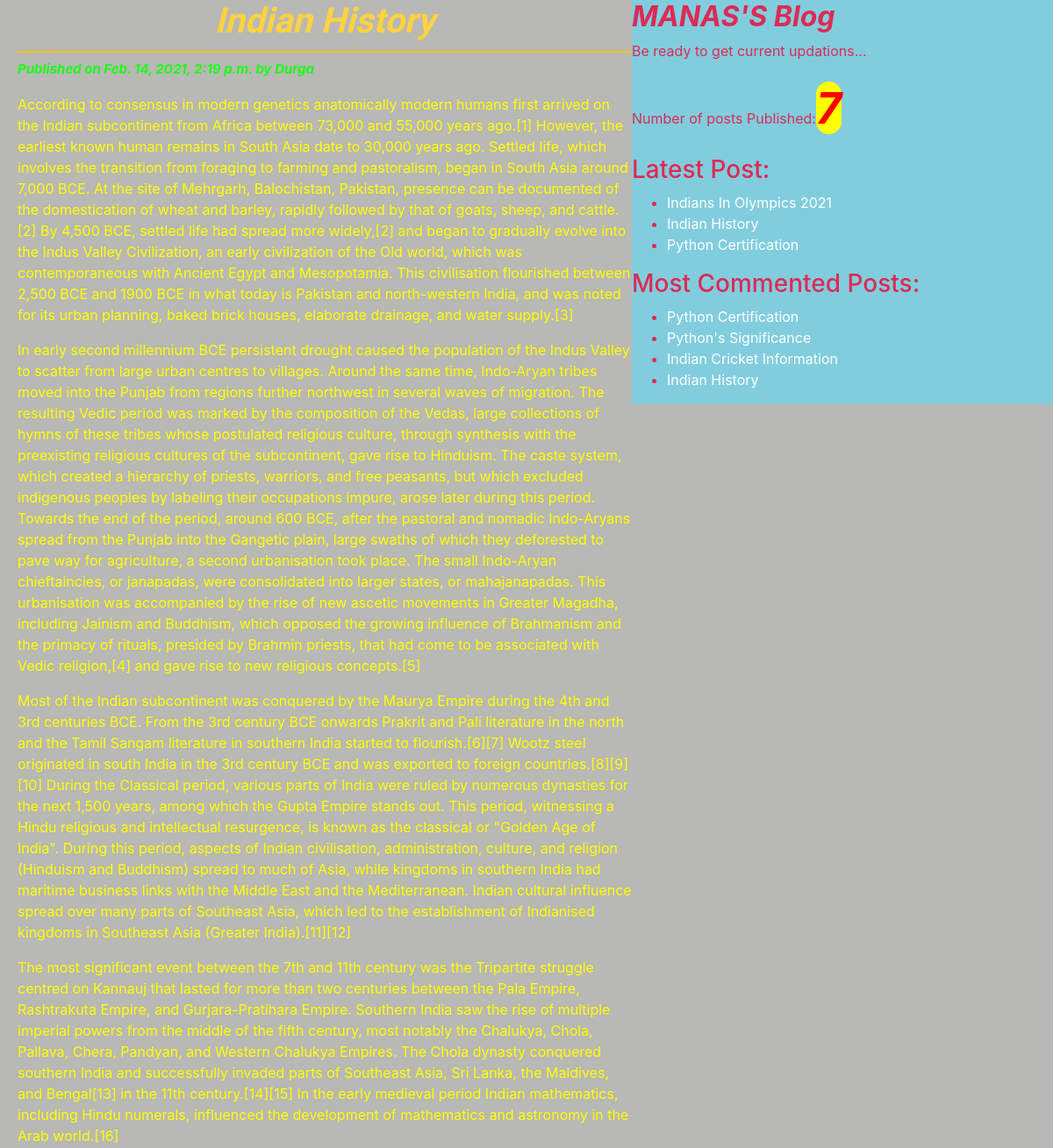
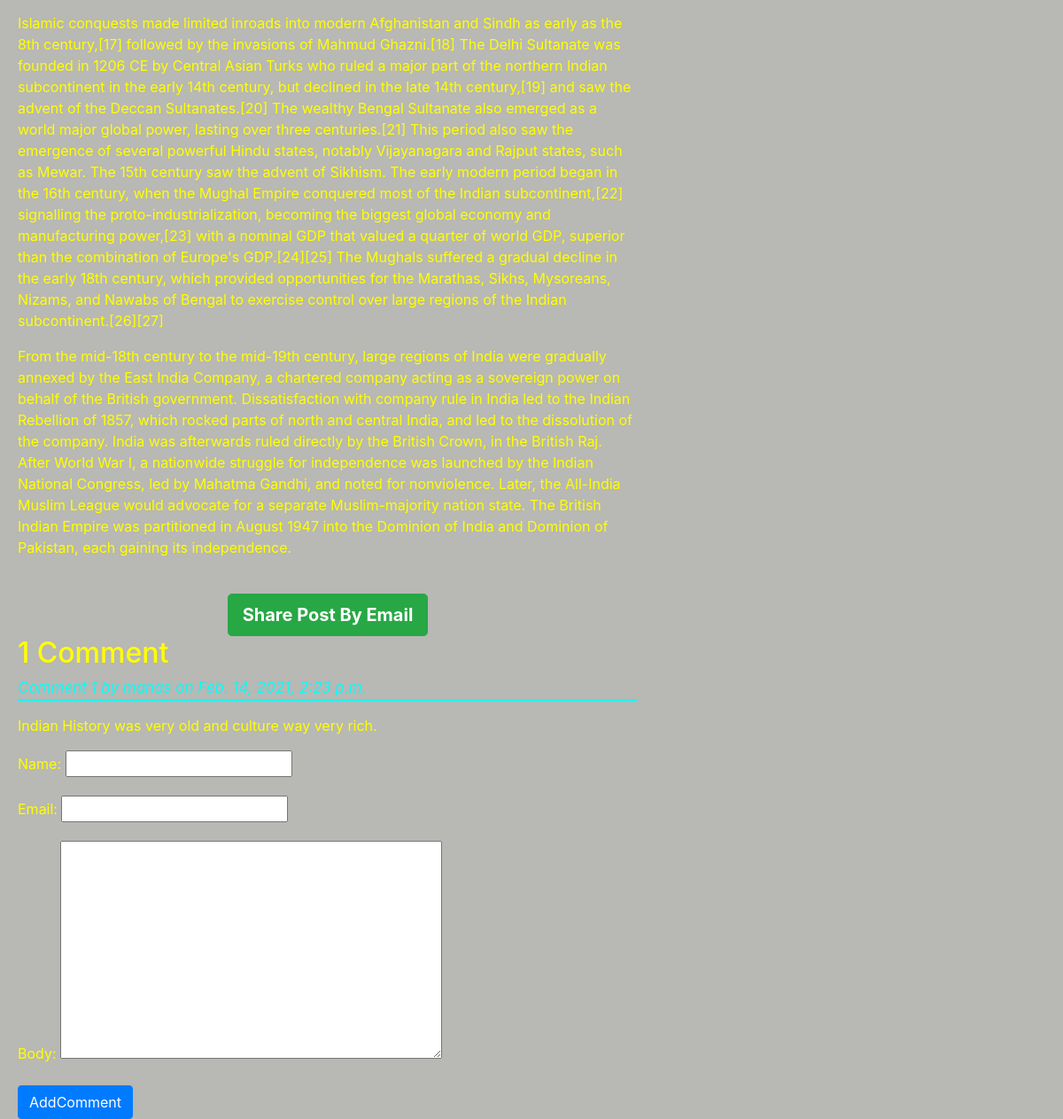
Screenshot of /2021/02/14/indian-history/ with the database file from the repository (2 pictures, top to bottom).
### blog/models.py (models this page shows, shortened)
class Post(models.Model):
    STATUS_CHOICES=(('draft','Draft'),('published','Published'))
    title=models.CharField(max_length=150)
    slug=models.SlugField(max_length=250,unique_for_date='publish')
    author=models.ForeignKey(User,on_delete=models.CASCADE,related_name='blog_posts')
    body=models.TextField()
    publish=models.DateTimeField(default=timezone.now)
    created=models.DateTimeField(auto_now_add=True)
    updated=models.DateTimeField(auto_now=True)
    status=models.CharField(max_length=10,choices=STATUS_CHOICES,default='draft')
    objects=CustomManager()
    tags=TaggableManager()
    class Meta:
        ordering=('-publish',)
    def get_absolute_url(self):
        return reverse("post_detail",args=[self.publish.year,self.publish.strftime('%m'),self.publish.strftime('%d'),self.slug])

class Comment(models.Model):
    post=models.ForeignKey(Post,related_name='comments',on_delete=models.CASCADE)
    name=models.CharField(max_length=50)
    email=models.EmailField()
    body=models.TextField()
    created=models.DateTimeField(auto_now_add=True)
    updated=models.DateTimeField(auto_now=True)
    active=models.BooleanField(default=True)
    class Meta:
        ordering=('-created',)

### blog/views.py (the view)
# urls.py: path('<year>/<month>/<day>/<post>/', views.post_details_view,name="post_detail"),
def post_details_view(request,year,month,day,post):
    post=get_object_or_404(Post,slug=post,status='published',publish__year=year,publish__month=month,publish__day=day)
    comments=post.comments.filter(active=True)
    csubmit=False
    if request.method=='POST':
        form=CommentForm(request.POST)
        if form.is_valid():
            new_comment=form.save(commit=False)
            new_comment.post=post
            new_comment.save()
            csubmit=True
    else:
        form=CommentForm()
    return render(request,'blog/post_detail.html',{'post':post,'form':form,'csubmit':csubmit,'comments':comments})

### blog/forms.py
class CommentForm(forms.ModelForm):
    class Meta:
        model=Comment
        fields=('name','email','body')

### blog/models.py (called while the page is built)
    def get_queryset(self):
        return super().get_queryset().filter(status='published')

### blog/templatetags/blog_tags.py (called while the page is built)
@register.simple_tag
def total_posts():
    return Post.objects.count()

@register.inclusion_tag('blog/show_latest_posts123.html')
def show_latest_posts(count=3):
    latest_post=Post.objects.order_by('-publish')[:count]
    return {'latest_post':latest_post}

@register.simple_tag
def get_most_commented_post(count=4):
    most_commented_post=Post.objects.annotate(total_comments=Count('comments')).order_by('-total_comments')[:count]
    return most_commented_post

### templates/blog/post_detail.html (shortened to what this page needs)
<!DOCTYPE html>
{% extends 'blog/base.html'%}
{% block content_block %}
      <h1 ><strong><em>{{post.title}}</em></strong></h1>
      <p class="date">Published on {{post.publish}} by {{post.author|title}}</p>
       {{post.body|linebreaks }}<br>
      <div class="container" align='center'>
         <a style="font-weight:bold;" class="btn btn-lg btn-success" href="/{{post.id}}/share">Share Post By Email</a>
      </div>
    {% with comments.count as comments_count %}
    <h2>{{comments_count}} Comment{{comments_count|pluralize}} </h2>
    {%endwith%}
    {% if comments%}
    {% for comment in comments%}
    <p id='ch'>Comment {{forloop.counter}} by {{comment.name}} on {{comment.created}}</p>
    <div class="cb">{{comment.body|linebreaks}}  </div>
    {%endfor%}
    {%else%}
    <p>No comments posted yet!!!<p>
    {%endif%}
    {% if csubmit %}
    <h3>Comment submitted successfully!!!</h3>
    {%else%}
    <form class="" method="post">
      {{form.as_p}}
      <input type="submit" class="btn btn-primary" name="" value="AddComment">
    </form>
    {%endif%}
{%endblock%}

### templates/blog/base.html (shortened to what this page needs)
<!DOCTYPE html>
{% load blog_tags %}
{% load static %}
<html lang="en" dir="ltr">
  <head>
    <link rel="stylesheet" href="{% static "css/bootstrap.css" %}">
    <link rel="stylesheet" href="{% static "css/blog.css" %}">
  </head>
  <body>
    <div class="content">
      {% block content_block %}
      {%endblock%}
    </div>
    <div class="sidebar">
      <h2><strong><em>MANAS'S Blog</em></strong></h2>
    <p>Be ready to get current updations...</p>
    <p>Number of posts Published:<span id='publish'>{%total_posts%}</span></p>
    <h3>Latest Post:</h3>{% show_latest_posts %}
    <h3>Most Commented Posts:</h3>
    {% get_most_commented_post as most_commented_post%}
    <ul>
      {% for post in most_commented_post%}
      <li > <a style="color:white;" href="{{post.get_absolute_url}}">{{post.title}}</a></li>
      {% endfor%}
    </ul>
    </div>
  </body>
</html>

### templates/blog/show_latest_posts123.html
<ul>
  {% for post in latest_post %}
  <li > <a style="color:white;" href="{{post.get_absolute_url}}">{{post.title}}</a></li>
  {% endfor %}
</ul>

### statics/css/blog.css (style rules this page uses)
.content { width:60%; float: left; padding-left: 20px; height: 100%; }
.sidebar { float:right; background: #81cdde; width: 40%; padding-top: 0px; height: 100%; color: #de2a54; }
.date { color:#1dfc19; font-weight: bold; font-style: italic; font-size: 15px; }
body { background: #b8b8b4; color: yellow; }
h1 { text-align: center; border-bottom: 2px solid #ffc107; padding-bottom: 10px; font-family: 'Reggae One', cursive; color: #ffd240; }
a { color: #342aeb; }
#ch { color:cyan; font-size:17px; font-style: italic; border-bottom: 2px solid cyan; }
#publish { font-size: 50px; font-weight: bold; color: red; font-style: italic; background: yellow; border-radius: 100px; }

### rows the page displays
Post: title "Indian History", publish "Feb. 14, 2021, 2:19 p.m.", author "Durga", body "According to consensus in modern genetics anatomically modern humans first arrived on the Indian subcontinent from Africa between 73,000 and 55,000 years ago.[1] However, the earliest known human remains in South Asia date to 30,000 years ago. Settled life, which involves the transition from foraging to farming and pastoralism, began in South Asia around 7,000 BCE. At the site of Mehrgarh, Balochistan, Pakistan, presence can be documented of the domestication of wheat and barley, rapidly followed by that of goats, sheep, and cattle.[2] By 4,500 BCE, settled life had spread more widely,[2] and began to gradually evolve into the Indus Valley Civilization, an early civilization of the Old…"
Comment: body "Indian History was very old and culture way very rich."
Post: title "Indians In Olympics 2021"
Post: title "Python Certification"
Post: title "Python's Significance"
Post: title "Indian Cricket Information"

### other values shown
{{ comments_count }} "1"
